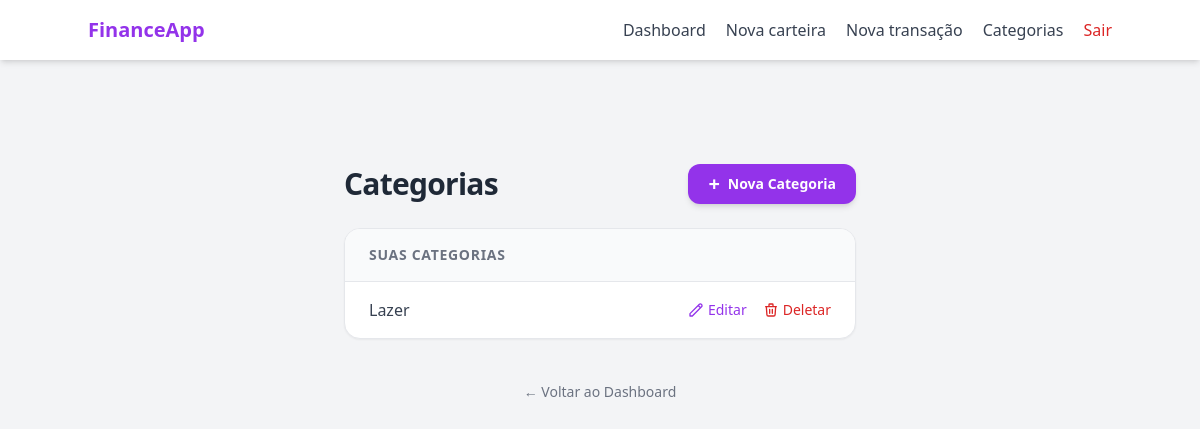
Page /category/index (signed in) on the earlier database version.
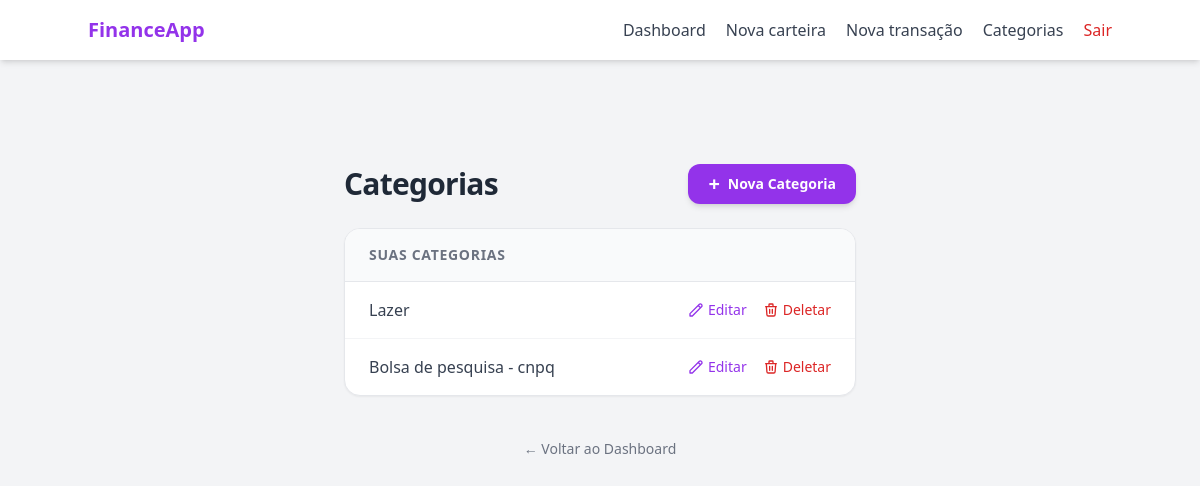
Same page on the later database version.
### models/category.py (models this page shows, shortened)
class Category(db.Model):
    __tablename__ = "categories"
    id = db.Column(db.Integer, primary_key= True)
    name = db.Column(db.String(100), nullable= False)
    type = db.Column(db.String(20), nullable= False)
    __mapper_args__ = {
        "polymorphic_on": type,
        "polymorphic_identity": "category"
    }

### routes/category_routes.py (the view)
@category_bp.route("/index", methods=["GET"])
@login_required
def category_index_page():
    user_categories = CategoryController.get_user_categories(current_user.id)
    return render_template("category/index.html", categories= user_categories)

### controllers/category_controller.py (called while the page is built)
    @staticmethod
    def get_user_categories(user_id):
        return UserCategory.query.filter_by(user_id= user_id).all()

### templates/category/index.html (shortened to what this page needs)
{% extends "base.html" %}
{% block content %}
<div class="w-full flex flex-col items-center pt-16 pb-24 px-4 relative">
    <div class="w-full max-w-lg space-y-6">
        <div class="flex flex-col sm:flex-row items-center justify-between gap-4 mb-4">
            <h1 class="text-gray-800 text-3xl font-bold tracking-tight">
                Categorias
            </h1>
            <button onclick="openCreateCategoryModal()"
                class="px-5 py-2.5 bg-purple-600 hover:bg-purple-700 text-white text-sm font-semibold rounded-xl shadow-md transition-all flex items-center gap-2 hover:-translate-y-0.5">
                <span class="text-xl leading-none">+</span> Nova Categoria
            </button>
        </div>
        <div class="bg-white rounded-2xl shadow-sm border border-gray-200 overflow-hidden">
            <div class="bg-gray-50 px-6 py-4 border-b border-gray-200">
                <h2 class="text-sm font-semibold text-gray-500 uppercase tracking-wider">Suas Categorias</h2>
            </div>
            <ul class="divide-y divide-gray-100">
                {% if categories %}
                {% for category in categories %}
                    <li class="px-6 py-4 flex items-center justify-between hover:bg-gray-50 transition-colors group">
                        <span class="text-gray-700 font-medium">{{ category.name }}</span>
                        <div class="flex items-center gap-4 text-sm font-medium">
                            <button type="button"
                                onclick="openEditCategoryModal(
                                    '{{ url_for('category_bp.edit_category', category_id=category.id) }}',
                                    '{{ category.name }}'
                                )"
                                class="text-purple-600 hover:underline flex items-center gap-1 transition-colors">
                                <svg class="w-4 h-4" fill="none" stroke="currentColor" viewBox="0 0 24 24"><path stroke-linecap="round" stroke-linejoin="round" stroke-width="2" d="M15.232 5.232l3.536 3.536m-2.036-5.036a2.5 2.5 0 113.536 3.536L6.5 21.036H3v-3.572L16.732 3.732z"></path></svg>
                                Editar
                            </button>
                            <button type="button"
                                onclick="openConfirmModal(
                                    '{{ url_for('category_bp.delete_category', category_id=category.id) }}',
                                    'Excluir {{ category.name }}',
                                    'Atenção: Ao excluir esta categoria, todas as transações vinculadas a ela ficarão sem classificação. Deseja continuar?'
                                )"
                                class="text-red-600 hover:text-red-800 hover:underline transition-colors font-medium text-sm flex items-center gap-1">
                                <svg class="w-4 h-4" fill="none" stroke="currentColor" viewBox="0 0 24 24"><path stroke-linecap="round" stroke-linejoin="round" stroke-width="2" d="M19 7l-.867 12.142A2 2 0 0116.138 21H7.862a2 2 0 01-1.995-1.858L5 7m5 4v6m4-6v6m1-10V4a1 1 0 00-1-1h-4a1 1 0 00-1 1v3M4 7h16"></path></svg>
                                Deletar
                            </button>
                        </div>
                    </li>
                    {% endfor %}
                    {% else %}
                    <li class="px-6 py-4 text-center text-gray-500">
                        Nenhuma categoria criada ainda.
                    </li>
                {% endif %}
            </ul>
        </div>
        <div class="text-center pt-4">
            <a href="{{ url_for('main_bp.dashboard_page') }}" class="text-sm text-gray-500 hover:text-purple-600 transition-colors">
                ← Voltar ao Dashboard
            </a>
        </div>
    </div>
</div>
{% endblock %}

Differences in the rows shown:
added Category: name "Bolsa de pesquisa - cnpq"
